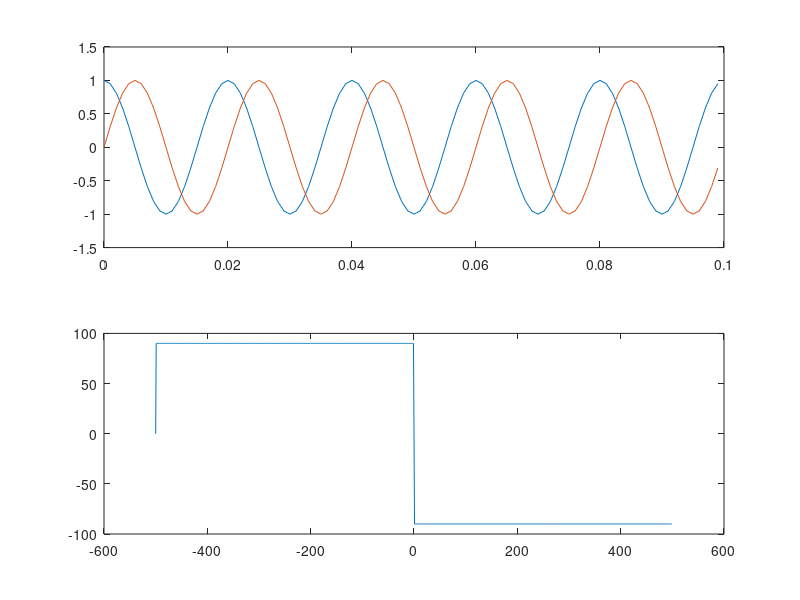

Recreate this plot in MATLAB.
% xa: analytic signal; xh: Hilbert transform; phase is in degrees.
fs = 1000;
t = 0:1/fs:1-1/fs;
N = length(t);
x = cos(2*pi*50*t);
xa = hilbert(x);
xh = imag(xa);
error = max(abs(xh-sin(2*pi*50*t)))
H = zeros(1,N);
H(2:N/2) = -1j;
H(N/2+2:N) = 1j;
figure;
subplot(2,1,1); plot(t(1:100),x(1:100),t(1:100),xh(1:100));
subplot(2,1,2); plot((-N/2:N/2-1)*fs/N,fftshift(angle(H))*180/pi);
